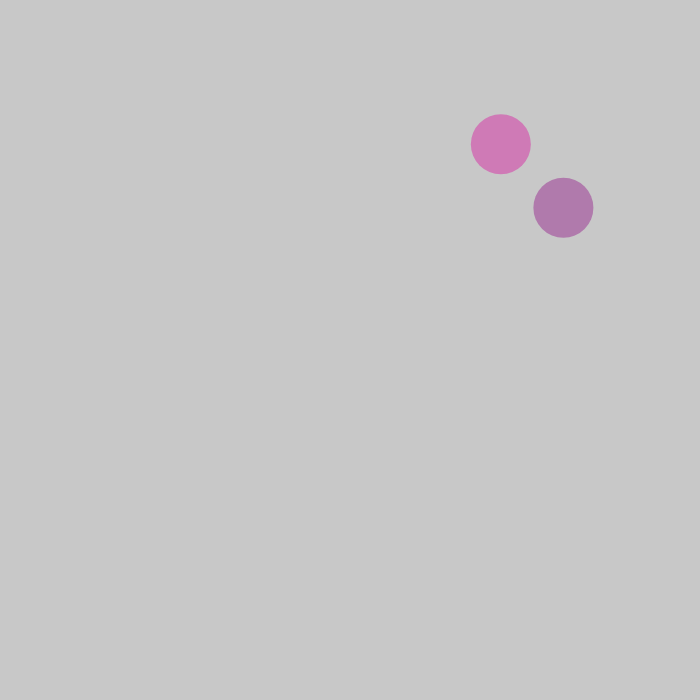
Frame 1 (no input)
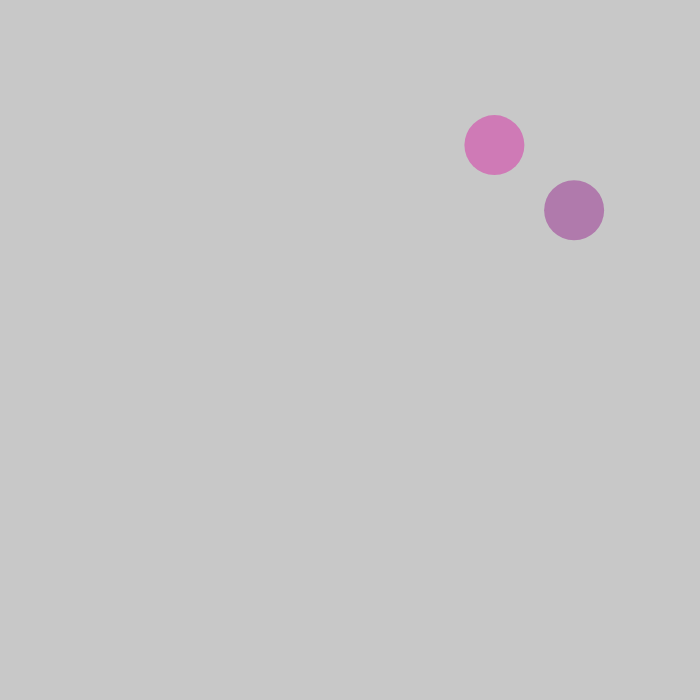
Frame 60 (no input)
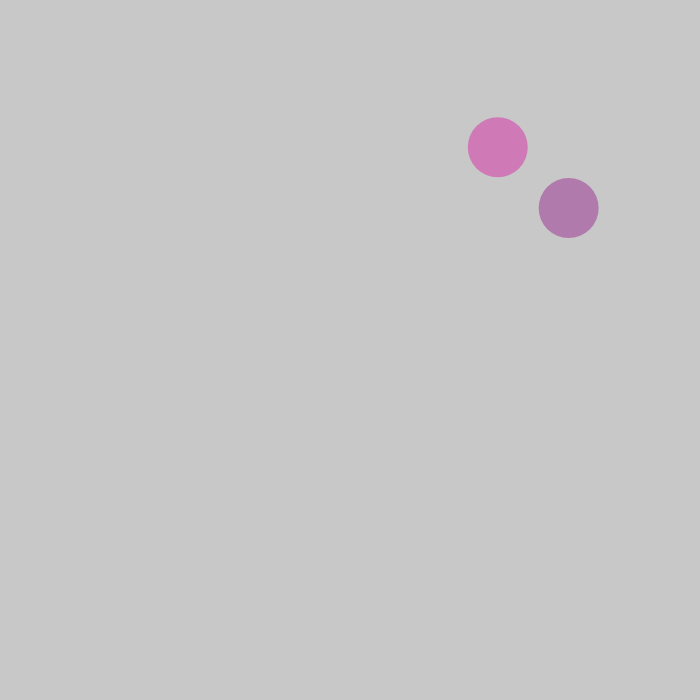
Frame 120 (the mouse pressed at the canvas centre since frame 60)

The p5.js sketch that drew these frames (run headless with seeded random() and noise() and a simulated clock; from frame 60 on, the mouse is pressed at the canvas centre):

// p5.js sketch
// ── sketch.js

const cells = [];

function setup() {
    createCanvas(700, 700);
    cells.push(new Cell(), new Cell());
}

function mousePressed() {
    for (let i = cells.length - 1; i >= 0; i--) {
        const cell = cells[i];
        if (cell.clicked(mouseX, mouseY)) {
            cells.push(cell.mitosis(), cell.mitosis());
            cells.splice(i, 1);
        }
    }
    console.log(cells);
}

function draw() {
    background(200);
    for (const cell of cells) {
        cell.move();
        cell.show();
    }
}

// ── cell.js

class Cell {

    constructor(pos, r, c) {
        this.pos = pos ? pos.copy() : createVector(random(width), random(height));
        this.r = r || 60;
        this.c = c || color(random(100, 255), 0, random(100, 255), 100);
    }

    clicked(x, y) {
        return dist(this.pos.x, this.pos.y, x, y) < this.r;
    }

    mitosis() {
        return new Cell(this.pos, this.r * 0.8, this.c);
    }

    move() {
        this.pos.add(p5.Vector.random2D());
    }

    show() {
        noStroke();
        fill(this.c);
        ellipse(this.pos.x, this.pos.y, this.r, this.r);
    }

}
